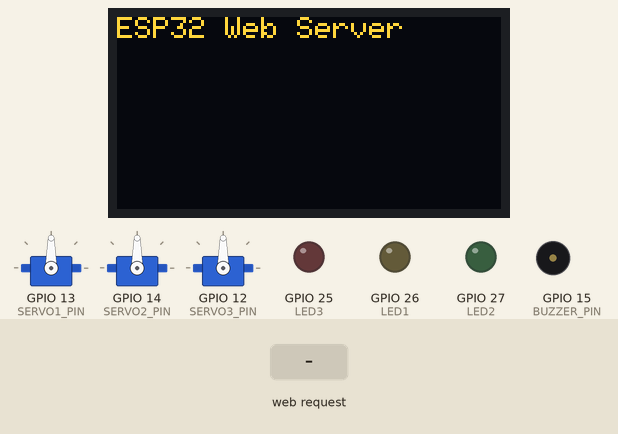
The sketch below on a simulated ESP32. Parts: 3 × servo, 128×64 one-colour display, output pins drawn as LEDs (lit = HIGH), buzzer (waves = sounding, pin HIGH). The inputs (shaded band) are chosen by the test bench. The OLED is the two-colour kind (top 16 rows yellow); WiFi joins after 1.5 s; servers stay silent unless stated; the display library's start-up logo is not drawn; what the sketch prints to the serial monitor is not drawn.

Above: at 4.7 s.
4.8 s: HTTP request GET /order?dish=1&quantity=1 received
At 7.6 s:
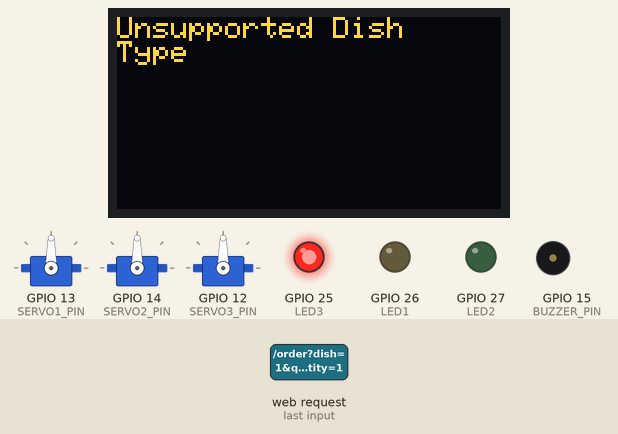
At 12.6 s:
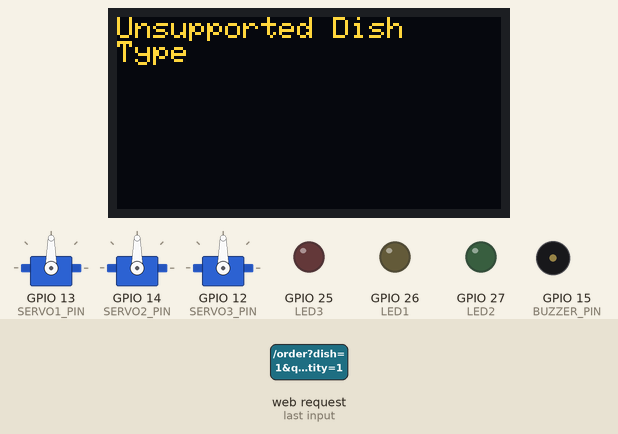
Timing chart, 0 to 13.8 s (numbered marks = the images above; inputs shaded):
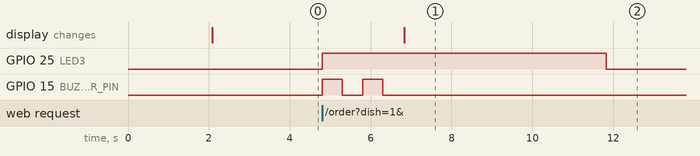

The sketch:

esp32-http-server.ino
```cpp
#include <WiFi.h>
#include <WiFiClient.h>
#include <WebServer.h>
#include <uri/UriBraces.h>
#include "DishConfig.h"
#include "DisplayHandler.h"
#include "LightBuzzerHandler.h"
#include "ServoHandler.h"
#include "WiFiConfig.h"
#include "PinConfig.h"

WebServer server(80);

void sendHtml() {
  String response = R"(
    <!DOCTYPE html><html>
      <head>
        <title>ESP32 Web Server Demo</title>
        <meta name="viewport" content="width=device-width, initial-scale=1">
        <style>
          html { font-family: sans-serif; text-align: center; }
          body { display: inline-flex; flex-direction: column; }
          h1 { margin-bottom: 1.2em; }
          h2 { margin: 0; }
          div { display: grid; grid-template-columns: 1fr 1fr; grid-template-rows: auto auto; grid-auto-flow: column; grid-gap: 1em; }
          .btn { background-color: #5B5; border: none; color: #fff; padding: 0.5em 1em;
                 font-size: 2em; text-decoration: none }
          .btn.OFF { background-color: #333; }
        </style>
      </head>

      <body>
        <h1>ESP32 Web Server</h1>
        <div>
          <h2>Order a Dish</h2>
          <form action="/order" method="get">
            <label for="dish">Dish ID:</label>
            <input type="text" id="dish" name="dish"><br><br>
            <label for="quantity">Quantity:</label>
            <input type="text" id="quantity" name="quantity"><br><br>
            <input type="submit" value="Submit">
          </form>
        </div>
      </body>
    </html>
  )";
  server.send(200, "text/html", response);
}

void setup(void) {
  Serial.begin(115200);
  setupLightsAndBuzzer();
  setupServos();
  setupDisplay();

  WiFi.begin(WIFI_SSID, WIFI_PASSWORD, WIFI_CHANNEL);
  Serial.print("Connecting to WiFi ");
  Serial.print(WIFI_SSID);
  while (WiFi.status() != WL_CONNECTED) {
    delay(100);
    Serial.print(".");
  }
  Serial.println(" Connected!");

  Serial.print("IP address: ");
  Serial.println(WiFi.localIP());

  server.on("/", sendHtml);

  server.on("/order", []() {
    if (!server.hasArg("dish") || !server.hasArg("quantity")) {
      server.send(400, "text/plain", "Bad Request");
      return;
    }

    String dishId = server.arg("dish");
    int quantity = server.arg("quantity").toInt();

    DishConfig* selectedDish = nullptr;
    for (int i = 0; i < numDishes; ++i) {
      if (dishId == dishes[i].id) {
        selectedDish = &dishes[i];
        break;
      }
    }

    if (selectedDish == nullptr) {
      Serial.println("Unsupported dish type");
      handleUnsupportedDish();
      server.send(200, "text/plain", "Unsupported Dish Type");
      return;
    }

    Serial.print("Preparing ");
    Serial.print(selectedDish->name);
    Serial.print(" x");
    Serial.println(quantity);

    handleDishPreparation(*selectedDish, quantity);

    server.send(200, "text/plain", "Dish prepared");

    while (true) {
      if (digitalRead(BUTTON_PIN) == LOW) {
        Serial.println("Button pressed");
        dispenseDish(*selectedDish, quantity);
        break;
      }
      delay(10);
    }
  });

  server.begin();
  Serial.println("HTTP server started");
}

void loop(void) {
  server.handleClient();
  delay(2);
}
```

DisplayHandler.cpp
```cpp
#include "DisplayHandler.h"
#include <Wire.h>

Adafruit_SSD1306 display(SCREEN_WIDTH, SCREEN_HEIGHT, &Wire, OLED_RESET);

void setupDisplay() {
  if(!display.begin(SSD1306_SWITCHCAPVCC, SCREEN_ADDRESS)) {
    Serial.println(F("SSD1306 allocation failed"));
    while (true);
  }
  display.display();
  delay(2000);
  display.clearDisplay();
  display.setTextSize(1);
  display.setTextColor(SSD1306_WHITE);
  display.setCursor(0, 0);
  display.println("ESP32 Web Server");
  display.display();
}

void displayMessage(const char* line1, const char* line2) {
  display.clearDisplay();
  display.setCursor(0, 0);
  display.println(line1);
  display.println(line2);
  display.display();
}
```

DisplayHandler.h
```cpp
#ifndef DISPLAY_HANDLER_H
#define DISPLAY_HANDLER_H

#include <Adafruit_GFX.h>
#include <Adafruit_SSD1306.h>

#define SCREEN_WIDTH 128
#define SCREEN_HEIGHT 64
#define OLED_RESET    -1
#define SCREEN_ADDRESS 0x3C

extern Adafruit_SSD1306 display;

void setupDisplay();
void displayMessage(const char* line1, const char* line2);

#endif
```

LightBuzzerHandler.cpp
```cpp
#include "LightBuzzerHandler.h"
#include "DisplayHandler.h"
#include "PinConfig.h"
#include <Arduino.h>

void setupLightsAndBuzzer() {
  pinMode(LED1, OUTPUT);
  pinMode(LED2, OUTPUT);
  pinMode(LED3, OUTPUT);
  pinMode(BUZZER_PIN, OUTPUT);
}

void beep(int times, int duration) {
  for (int i = 0; i < times; ++i) {
    digitalWrite(BUZZER_PIN, HIGH);
    delay(duration);
    digitalWrite(BUZZER_PIN, LOW);
    delay(duration);
  }
}

void turnOnYellowLight() {
  digitalWrite(LED1, HIGH);
}

void turnOffYellowLight() {
  digitalWrite(LED1, LOW);
}

void turnOnGreenLight() {
  digitalWrite(LED2, HIGH);
}

void turnOffAllLights() {
  digitalWrite(LED1, LOW);
  digitalWrite(LED2, LOW);
  digitalWrite(LED3, LOW);
}

void handleUnsupportedDish() {
  turnOffAllLights();
  digitalWrite(LED3, HIGH);
  beep(2, 500);
  displayMessage("Unsupported Dish", "Type");
  delay(5000);
  turnOffAllLights();
}
```

LightBuzzerHandler.h
```cpp
#ifndef LIGHT_BUZZER_HANDLER_H
#define LIGHT_BUZZER_HANDLER_H

void setupLightsAndBuzzer();
void beep(int times, int duration);
void turnOnYellowLight();
void turnOffYellowLight();
void turnOnGreenLight();
void turnOffAllLights();
void handleUnsupportedDish();

#endif
```

ServoHandler.cpp
```cpp
#include "ServoHandler.h"
#include "LightBuzzerHandler.h"
#include "DisplayHandler.h"
#include "PinConfig.h"
#include <Arduino.h>
#include <ESP32Servo.h>

Servo servo1;
Servo servo2;
Servo servo3;

void setupServos() {
  servo1.attach(SERVO1_PIN);
  servo2.attach(SERVO2_PIN);
  servo3.attach(SERVO3_PIN);
}

void handleDishPreparation(DishConfig dish, int quantity) {
  turnOnYellowLight();

  String quantityStr = "Qty: " + String(quantity);
  displayMessage(dish.name, quantityStr.c_str());

  int totalRotations = calculateRotations(dish, quantity);
  const int halfRotationTime = 750;

  for (int i = 0; i < totalRotations; ++i) {
    servo1.write(0);
    servo2.write(0);
    delay(halfRotationTime);
    servo1.write(180);
    servo2.write(180);
    delay(halfRotationTime);
  }

  servo1.write(90);
  servo2.write(90);

  turnOffYellowLight();
  beep(1, 500);
  turnOnGreenLight();
  displayMessage(dish.name, "Ready");
}

void dispenseDish(DishConfig dish, int quantity) {
  const int rotationTime = 1000;
  int rotations = quantity * 2;

  for (int i = 0; i < rotations; ++i) {
    servo3.write(0);
    delay(rotationTime);
    servo3.write(180);
    delay(rotationTime);
  }

  servo3.write(90);

  turnOffAllLights();
  displayMessage("", "");
}

int calculateRotations(DishConfig dish, int quantity) {
  // Base rotations per quantity unit
  int baseRotations = dish.servo1Rotations;

  // Additional rotations based on difficulty level
  int difficultyRotations = dish.difficultyLevel * 2;

  // Additional rotations based on number of ingredients
  int ingredientRotations = dish.numberOfIngredients * 1;

  // Total rotations calculation
  int totalRotations = (baseRotations + difficultyRotations + ingredientRotations) * quantity;

  return totalRotations;
}
```

ServoHandler.h
```cpp
#ifndef SERVO_HANDLER_H
#define SERVO_HANDLER_H

#include "DishConfig.h"
#include <ESP32Servo.h>

void setupServos();
void handleDishPreparation(DishConfig dish, int quantity);
void dispenseDish(DishConfig dish, int quantity);
int calculateRotations(DishConfig dish, int quantity);

#endif
```

DishConfig.cpp
```cpp
#include "DishConfig.h"

DishConfig dishes[] = {
  { "fa881d8b-83a2-47b3-9d1d-15d1066d8987", "Exotic Fruit Parfait", 1, 5, 10, 500 },
  { "b841ccd2-b246-4350-b785-a369d0556bd4", "Oatmeal", 2, 8, 15, 7500 },
  { "b841ccd2-b246-4350-b756-a369d0556be4", "Savory Herb-Crusted Chicken", 3, 10, 20, 10000 }
};

const int numDishes = sizeof(dishes) / sizeof(DishConfig);
```

DishConfig.h
```cpp
#ifndef DISH_CONFIG_H
#define DISH_CONFIG_H

struct DishConfig {
  const char* id;
  const char* name;
  int difficultyLevel; // 1 for simple, 2 for medium, 3 for complex
  int numberOfIngredients;
  int servo1Rotations; // Number of rotations for servo1 and servo2 for cooking
  int servo3TimePerUnit; // Time in milliseconds for servo3 per unit
};

extern DishConfig dishes[];
extern const int numDishes;

#endif
```

PinConfig.h
```cpp
#ifndef PIN_CONFIG_H
#define PIN_CONFIG_H

const int BUTTON_PIN = 4;      // BUTTON_PIN
const int LED1 = 26;           // Yellow LED
const int LED2 = 27;           // Green LED
const int LED3 = 25;           // Red LED
const int BUZZER_PIN = 15;     // Buzzer pin
const int SERVO1_PIN = 13;     // Servo 1 pin
const int SERVO2_PIN = 14;     // Servo 2 pin
const int SERVO3_PIN = 12;     // Servo 3 pin

#endif
```

WiFiConfig.h
```cpp
#ifndef WIFI_CONFIG_H
#define WIFI_CONFIG_H

#define WIFI_SSID "Wokwi-GUEST"
#define WIFI_PASSWORD ""
#define WIFI_CHANNEL 6

#endif
```

Measured:
- after the input at 4.8 s, GPIO 25 (LED3): LOW → HIGH at once, → LOW 7.0 s later; GPIO 15 (BUZZER_PIN): alternates HIGH for 0.50 s and LOW for 0.50 s, 4 changes in all, then stays LOW, starting at once; the display: changes after 2.0 s (image 1)
